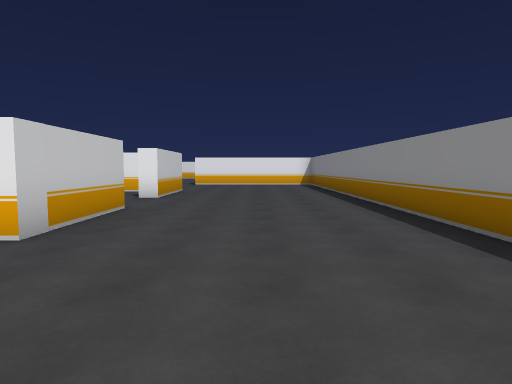
[1] (above)

24 first-person views from a walk through a scene from a Unity 3-D project. The camera is 1.5 m above the floor, tilts 4° down and sees 75° across. The floor is counted in squares, 2 m on a side. Each view is taken from the middle of a square. On the plan, view 1 faces up. The plan holds only what a view shows up to about 11 squares ahead; the rest is blank. The place goes on beyond the plan. The player is left out.

[2]
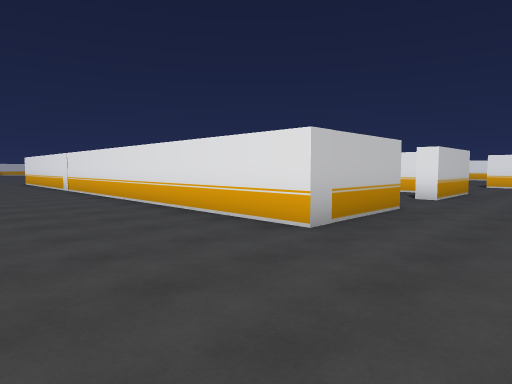

[3]
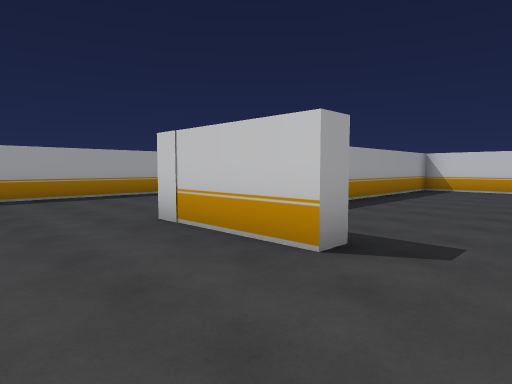

[4]
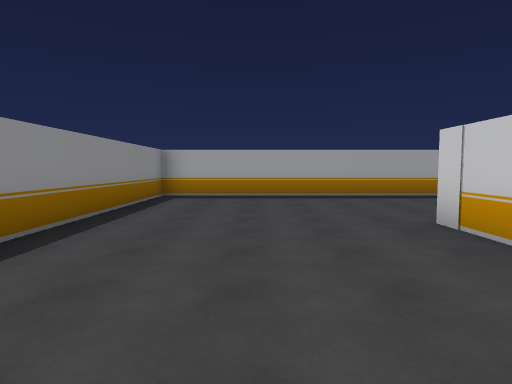

[5]
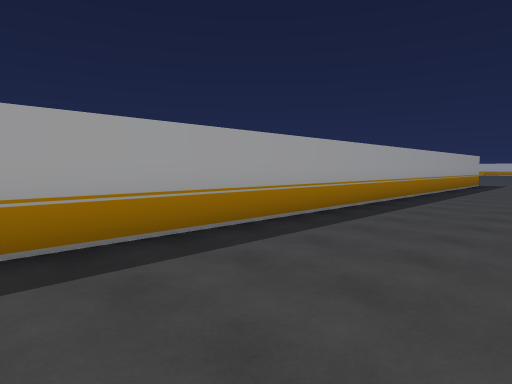

[6]
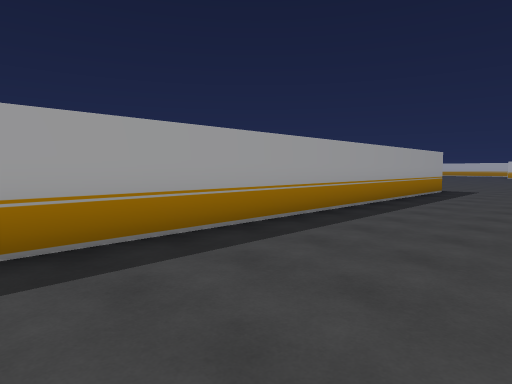

[7]
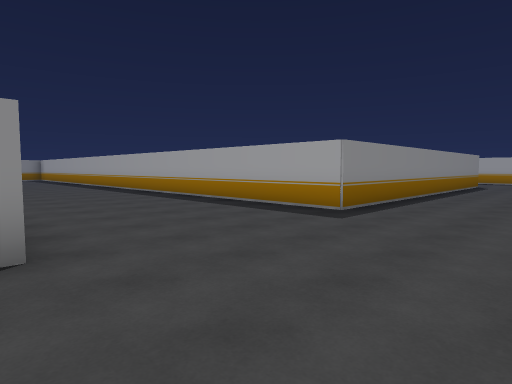

[8]
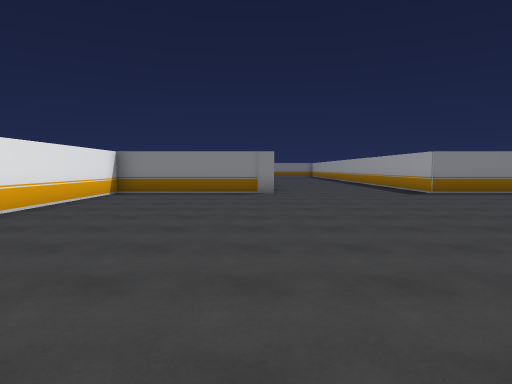

[9]
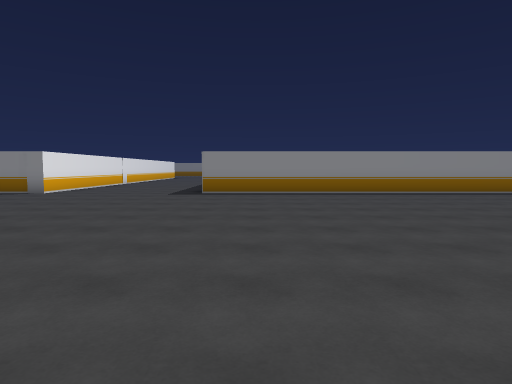

[10]
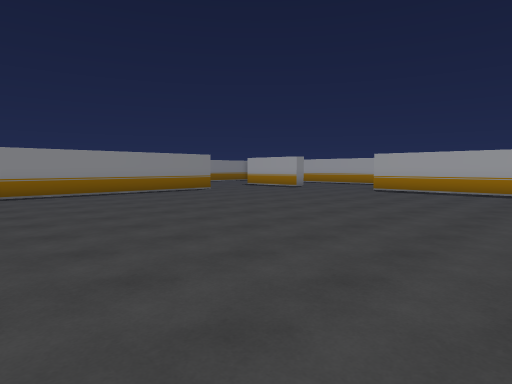

[11]
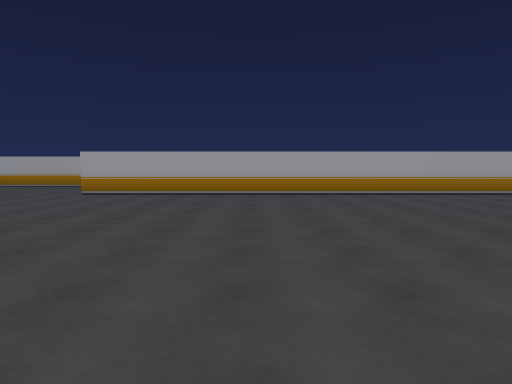

[12]
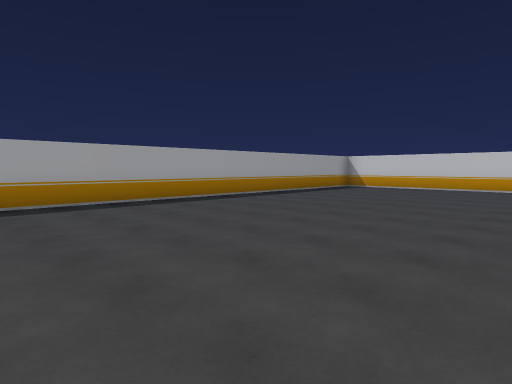

[13]
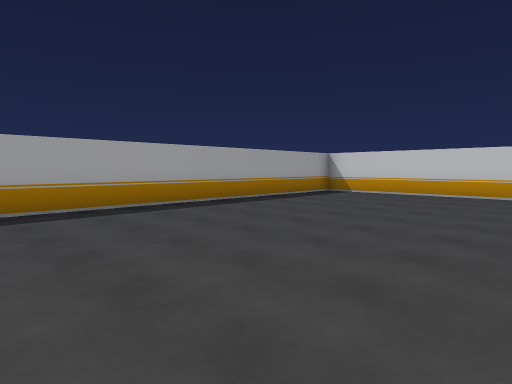

[14]
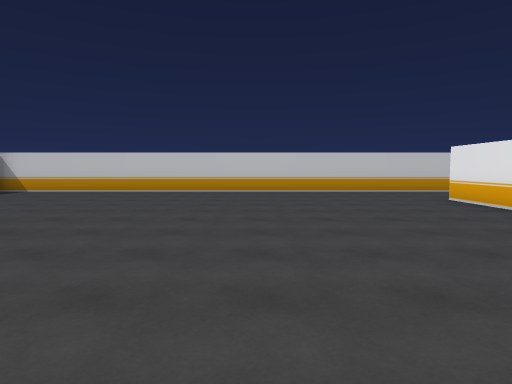

[15]
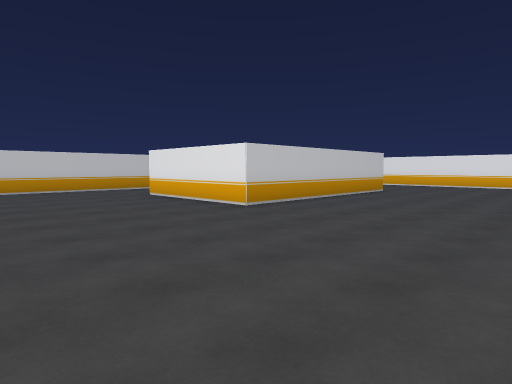

[16]
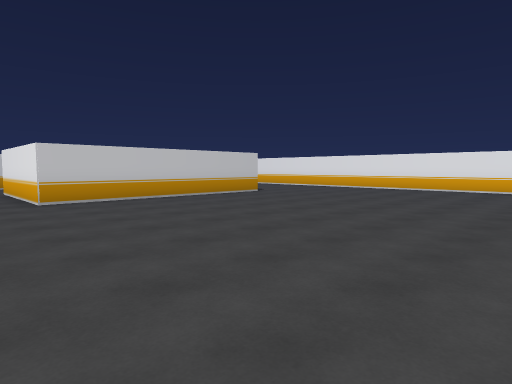

[17]
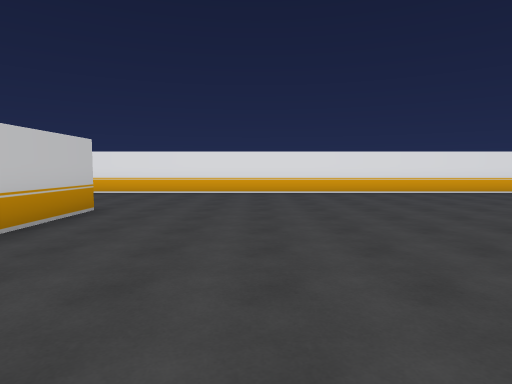

[18]
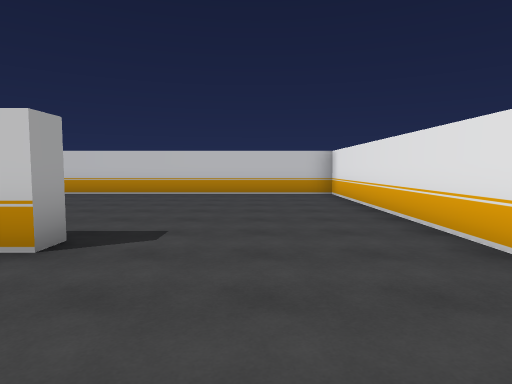

[19]
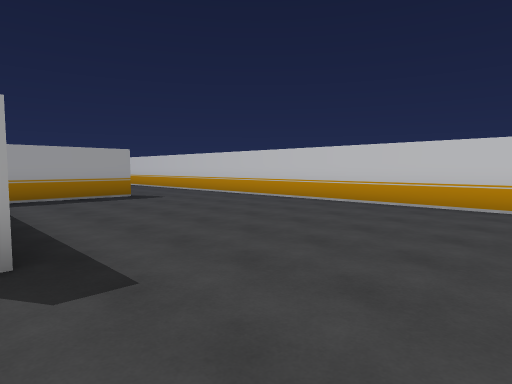

[20]
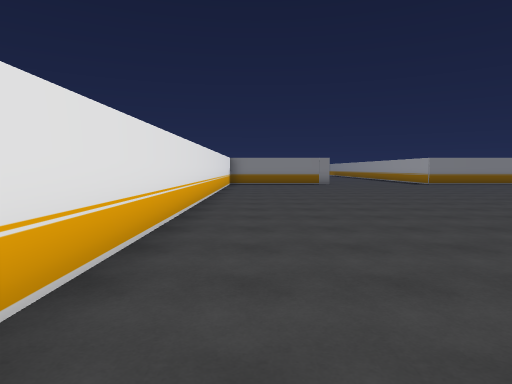

[21]
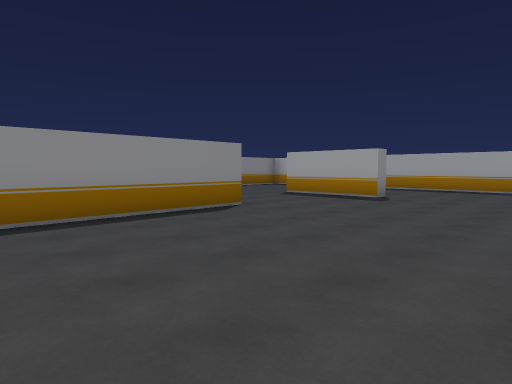

[22]
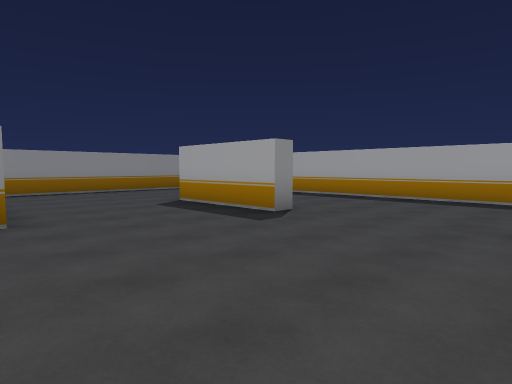

[23]
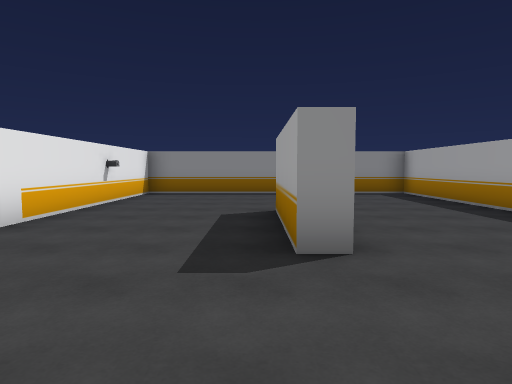

[24]
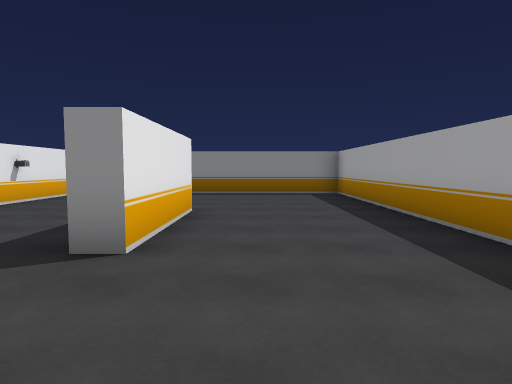

### Floor plan
Points are (right, up) in squares from view 1. A wall is a line through its corners. A room is listed if a view was taken in it or the views show most of it. See-through windows are left out.
Room 1 (views 1, 2, 3, 4, 5, 6, 7, 8, 9, 10, 11, 12, 13, 14, 15, 16, 17, 18, 19, 20, 21, 22, 23, 24)
walls: (-17.9, 3.5) (-18.9, 3.5) (-18.9, 8.2) (-44.9, 8.2) (-44.9, -15.4); (-17, -15.9) (-20.1, -15.9) (-20.1, -15.4) (-17, -15.4); (-11.6, 4) (-7.1, 4); (-23, -19.5) (-12.9, -19.5) (-12.9, -11.7) (-18.9, -11.7) (-18.9, -1.3) (2.6, -1.3) (2.6, 9.5); (-38.5, 4) (-37.9, 4) (-37.9, -2.3) (-42.1, -2.3); (-12.4, 6.4) (-12.4, 4.8); (-42.1, -1.8) (-39.3, -1.8); (-44.3, -15.4) (-23.5, -15.4); (-3, 6.3) (-2.5, 6.3) (-2.5, 3.5) (-12.1, 3.5); (-2.5, 9.5) (-2.5, 8.6) (-3.1, 8.6)
objects: other object (-16, -12)

Positions as (right, up) in squares from view 1, and headings:
1: (0, 0), facing up
2: (0, 0), facing up-left
3: (0, 8), facing down-left
4: (0, 8), facing down
5: (-2, 2), facing down-left
6: (-7, 2), facing down-left
7: (-22, 4), facing down-right
8: (-29, 4), facing right
9: (-29, -3), facing right
10: (-29, -4), facing down-right
11: (-29, -5), facing down
12: (-32, -8), facing down-left
13: (-35, -9), facing down-left
14: (-34, -7), facing left
15: (-33, -7), facing up-left
16: (-30, -4), facing up-left
17: (-35, -2), facing up
18: (-35, 6), facing left
19: (-38, 7), facing down-left
20: (-35, 7), facing right
21: (-24, -7), facing down-right
22: (-24, -11), facing down-right
23: (-23, -15), facing right
24: (-23, -17), facing right
